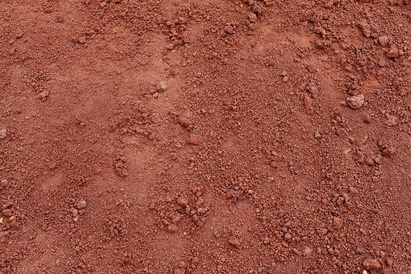
%> input picture Mars_environment/ground_mars.jpg, 411 x 274 px, shrunk from 680 x 453 before the run
$ octave imageUpload.m   (GNU Octave 9; MATLAB toolbox functions it lacks are replaced by stand-ins)
%> lines starting %> are read from the running program, lines starting %| are printed output that depends on the picture
clf;
% top left, top right ; bottom right, bottom left
surf([-8,-8;8,8],[-8,8;-8,8],[0,0;0,0],'CData',imread('ground_mars.jpg'),'FaceColor','texturemap');
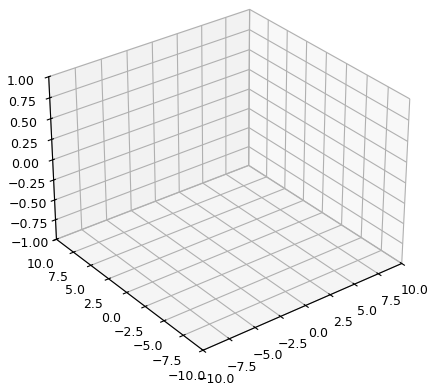
%> figure redrawn from the program's plot data
surf([8,-8;8,-8],[8,8;8,8],[5,5;0,0],'CData',imread('wall_mars.jpg'),'FaceColor','texturemap');
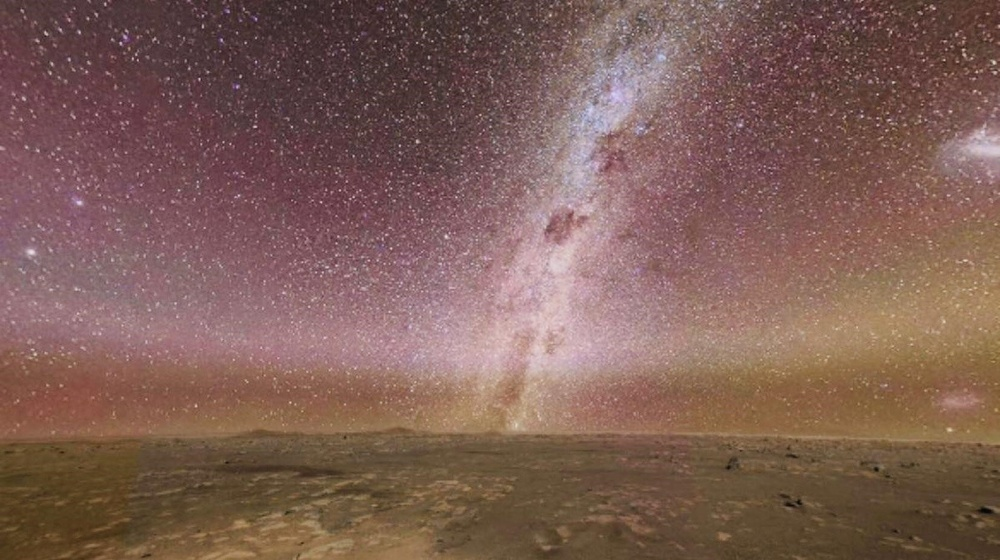
%> input picture Mars_environment/wall_mars.jpg, 1000 x 560 px, shrunk from 1654 x 926 before the run
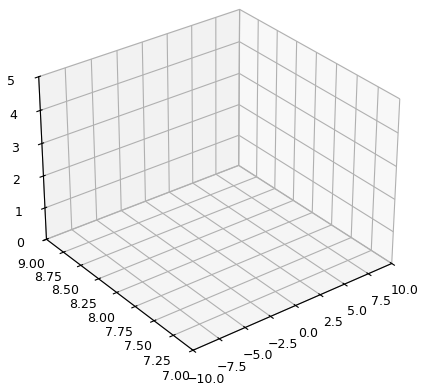
%> figure redrawn from the program's plot data

surf([8,8;8,8],[8,-8;8,-8],[5,5;0,0],'CData',imread('wall_mars_1.jpg'),'FaceColor','texturemap');
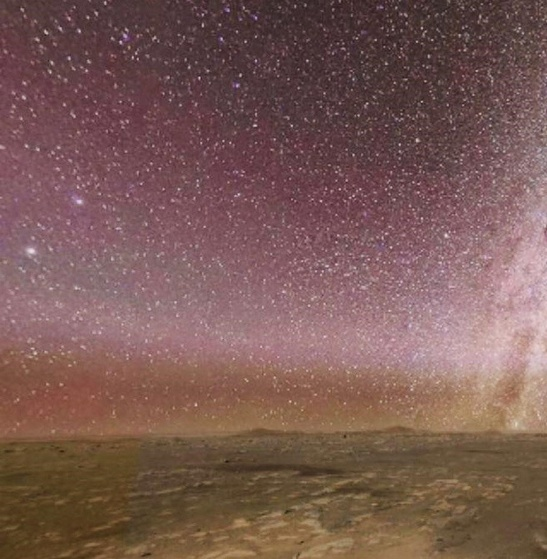
%> input picture Mars_environment/wall_mars_1.jpg, 547 x 559 px, shrunk from 905 x 924 before the run
axis on;
